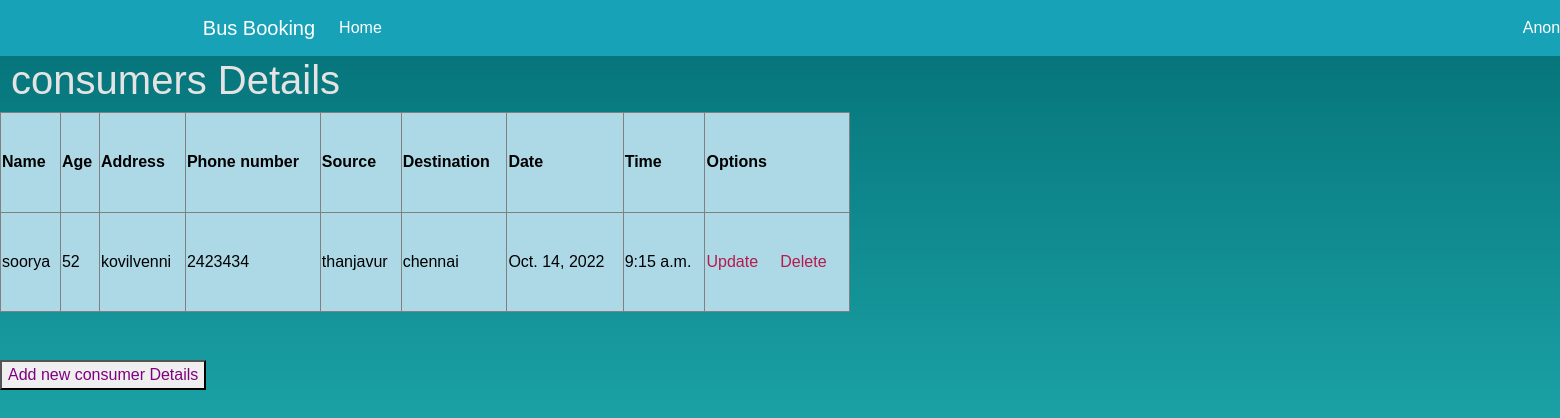
Page /consumerdisplay/ on the earlier database version.
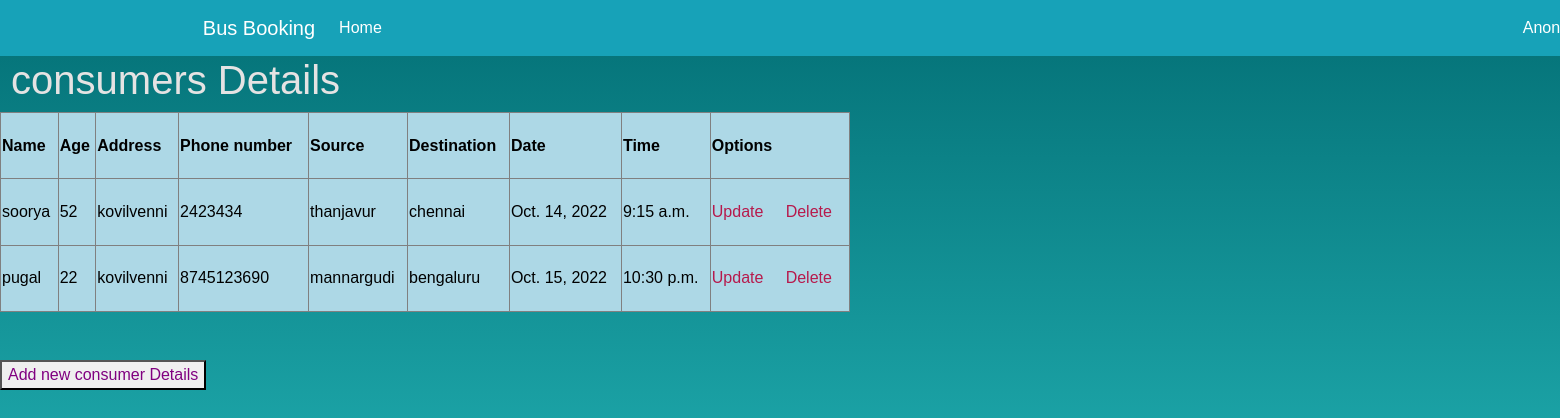
Same page on the later database version.
### busbookapp/models.py (models this page shows)
class Customer(models.Model):
    name=models.CharField(max_length=20)
    age=models.IntegerField()
    address=models.TextField()
    phone=models.PositiveBigIntegerField(unique=True)
    start=models.CharField(max_length=30)
    end=models.CharField(max_length=20)
    date = models.DateField()
    time = models.TimeField()

### busbookapp/views.py (the view)
# urls.py: path('consumerdisplay/', views.consumerdisplay_view, name='consumerdisplay'),
def consumerdisplay_view(request):
    info=Customer.objects.all()
    return render(request,"busbookapp/consumerdisplay.html",{"info":info})

### busbookapp/templates/busbookapp/consumerdisplay.html (shortened to what this page needs)
<html>
{% extends 'busbookapp/base1.html' %}
{% block content %}
{% load static %}
   <link rel="stylesheet" href="{% static 'fonts/icomoon/style.css' %}">
    <link rel="stylesheet" href="{% static 'css/owl.carousel.min.css' %}">
    <link rel="stylesheet" href="{% static 'css/style.css' %}">
<h1>  &nbsp;consumers Details</h1>
<table border="1" width="850" height="200" bgcolor="lightblue">
<tr bgcolor="">
<th style="color:black" >Name</th>
<th style="color:black">Age</th>
<th style="color:black">Address</th>
<th style="color:black">Phone number</th>
<th style="color:black">Source</th>
<th style="color:black">Destination</th>
<th style="color:black">Date</th>
<th style="color:black">Time</th>
<th style="color:black">Options</th>
    </tr>
<tr bg>
     {% if info %}
     {% for st in info %}
     <td style="color:black">{{st.name}}</td>
     <td style="color:black">{{st.age}}</td>
     <td style="color:black">{{st.address}}</td>
     <td style="color:black">{{st.phone}}</td>
     <td style="color:black">{{st.start}}</td>
     <td style="color:black">{{st.end}}</td>
     <td style="color:black">{{st.date}}</td>
     <td style="color:black">{{st.time}}</td>
    <td style="color:black"><a href="/updateconsumer/{{st.id}}">Update</a> &nbsp; &nbsp; <a href="/deleteconsumer/{{st.id}}"> Delete</a></td>
    </tr>
{% endfor %}
{% endif %}
</table>
<br>
<br>
<p>
<a href="/addconsumer" ><button type= "button"><font color = "purple">Add new consumer Details </button></a></p>
{% endblock%}

Differences in the rows shown:
added Customer: name "pugal", age "22", address "kovilvenni", phone "8745123690", start "mannargudi", end "bengaluru", date "Oct. 15, 2022", time "10:30 p.m."
